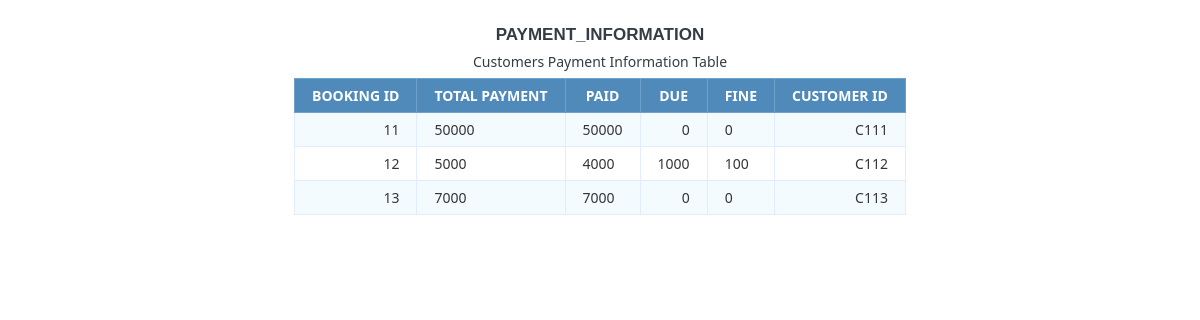
The page /payment_view.php on the database its author committed.
### tables this page shows
CREATE TABLE `payment_information` (
  `sl` int(20) NOT NULL,
  `Booking_ID` varchar(20) NOT NULL,
  `Total_Payment` varchar(30) NOT NULL,
  `Paid` varchar(30) NOT NULL,
  `Due` varchar(30) NOT NULL,
  `Fine` varchar(30) NOT NULL,
  `Customer_ID` varchar(20) NOT NULL
);

### payment_view.php (the view, shortened to what this page needs)
<?php
$db_host = 'localhost';
$db_user = 'root';
$db_pass = '';
$db_name = 'rent_a_car_management_system';
$conn = mysqli_connect($db_host, $db_user, $db_pass, $db_name);
$sql = 'SELECT *
		FROM payment_information';
$query = mysqli_query($conn, $sql);
?>
<html>
<head>
</head>
<body>
	<h1>Payment_Information</h1>
	<table class="data-table">
		<caption class="title">Customers Payment Information Table</caption>
		<thead>
			<tr>
				<th>Booking ID</th>
				<th>Total Payment</th>
				<th>Paid</th>
				<th>Due</th>
				<th>Fine</th>
				<th>Customer ID</th>
			</tr>
		</thead>
		<tbody>
		<?php
		while ($row = mysqli_fetch_array($query))
		{
			echo '<tr>
					<td>'.$row['Booking_ID'].'</td>
					<td>'.$row['Total_Payment'].'</td>
					<td>'.$row['Paid'].'</td>
					<td>'.$row['Due'].'</td>
					<td>'.$row['Fine'].'</td>
					<td>'.$row['Customer_ID'].'</td>
				</tr>';
		}?>
		</tbody>
	</table>
</body>
</html>

### payment_view.php (style rules this page uses)
body { font-size: 15px; color: #343d44; font-family: "segoe-ui", "open-sans", tahoma, arial; padding: 0; margin: 0; }
table { margin: auto; font-family: "Lucida Sans Unicode", "Lucida Grande", "Segoe Ui"; font-size: 12px; }
h1 { margin: 25px auto 0; text-align: center; text-transform: uppercase; font-size: 17px; }
table td { transition: all .5s; }
.data-table { border-collapse: collapse; font-size: 14px; min-width: 537px; }
.data-table th, .data-table td { border: 1px solid #e1edff; padding: 7px 17px; }
.data-table caption { margin: 7px; }
.data-table thead th { background-color: #508abb; color: #FFFFFF; border-color: #6ea1cc !important; text-transform: uppercase; }
.data-table tbody td { color: #353535; }
.data-table tbody td:first-child, .data-table tbody td:nth-child(4), .data-table tbody td:last-child { text-align: right; }
.data-table tbody tr:nth-child(odd) td { background-color: #f4fbff; }

### rows shown on the page
payment_information: Booking_ID "11", Total_Payment "50000", Paid "50000", Due "0", Fine "0", Customer_ID "C111"
payment_information: Booking_ID "12", Total_Payment "5000", Paid "4000", Due "1000", Fine "100", Customer_ID "C112"
payment_information: Booking_ID "13", Total_Payment "7000", Paid "7000", Due "0", Fine "0", Customer_ID "C113"
